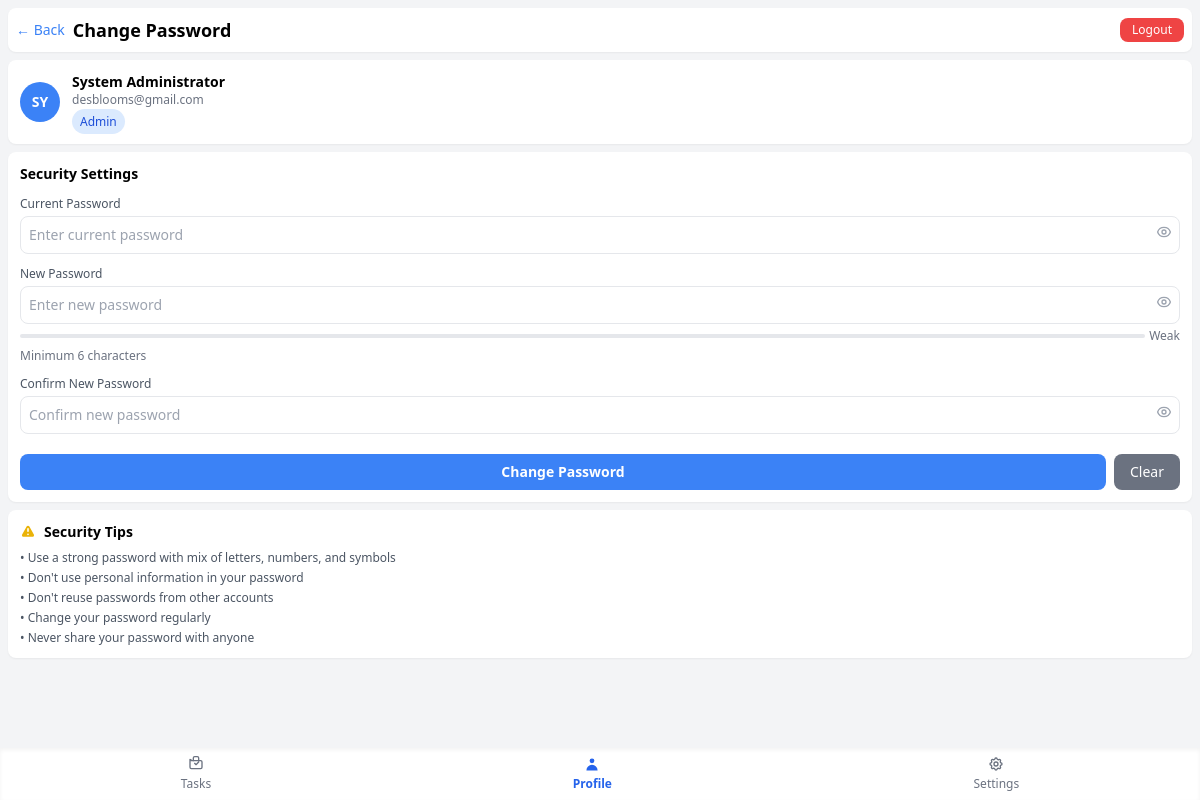
The page /change-password.php (signed in) on the database its author committed.
### tables this page shows
CREATE TABLE users (
    id INT PRIMARY KEY AUTO_INCREMENT,
    name VARCHAR(100) NOT NULL,
    email VARCHAR(150) UNIQUE NOT NULL,
    password VARCHAR(255) NOT NULL,
    role ENUM('admin','user') DEFAULT 'user',
    avatar VARCHAR(255) NULL,
    phone VARCHAR(20) NULL,
    department VARCHAR(100) NULL,
    is_active BOOLEAN DEFAULT TRUE,
    last_login TIMESTAMP NULL,
    failed_attempts INT DEFAULT 0,
    locked_until TIMESTAMP NULL,
    force_password_change BOOLEAN DEFAULT FALSE,
    created_at TIMESTAMP DEFAULT CURRENT_TIMESTAMP,
    updated_at TIMESTAMP DEFAULT CURRENT_TIMESTAMP ON UPDATE CURRENT_TIMESTAMP,
    
    INDEX idx_email (email),
    INDEX idx_role (role),
    INDEX idx_active (is_active)
);

### change-password.php (the view, shortened to what this page needs)
<?php
require_once 'includes/db.php';
$stmt = $pdo->prepare("SELECT name, email FROM users WHERE id = ?");
$stmt->execute([$_SESSION['user_id']]);
$userInfo = $stmt->fetch();
?>
<!DOCTYPE html>
<html lang="en">
<head>
    <script src="https://cdn.tailwindcss.com"></script>
</head>
<body class="bg-gray-100 min-h-screen pb-16">
    <div class="p-2">
        <header class="flex justify-between items-center py-2 px-2 bg-white rounded-lg shadow-sm mb-2">
            <div class="flex items-center gap-2">
                <a href="<?= $_SESSION['role'] === 'admin' ? 'admin-dashboard.php' : 'index.php' ?>"
                   class="text-blue-500 text-sm">← Back</a>
                <h1 class="text-lg font-bold">Change Password</h1>
            </div>
            <a href="?logout=1" class="bg-red-500 text-white px-3 py-1 rounded-lg text-xs">Logout</a>
        </header>
        <div class="bg-white p-3 rounded-lg shadow-sm mb-2">
            <div class="flex items-center gap-3">
                <div class="w-10 h-10 bg-blue-500 rounded-full flex items-center justify-center">
                    <span class="text-white font-semibold text-sm"><?= strtoupper(substr($userInfo['name'], 0, 2)) ?></span>
                </div>
                <div>
                    <p class="text-sm font-semibold"><?= htmlspecialchars($userInfo['name']) ?></p>
                    <p class="text-xs text-gray-500"><?= htmlspecialchars($userInfo['email']) ?></p>
                    <span class="px-2 py-1 text-xs rounded-full bg-blue-100 text-blue-700"><?= ucfirst($_SESSION['role']) ?></span>
                </div>
            </div>
        </div>
        <div class="bg-white p-3 rounded-lg shadow-sm mb-2">
            <h3 class="text-sm font-semibold mb-3">Security Settings</h3>
            <form method="POST" class="space-y-3" id="passwordForm">
                <div>
                    <label class="text-xs text-gray-600 block mb-1">Current Password</label>
                    <div class="relative">
                        <input type="password" name="current_password" id="currentPassword" required
                               class="w-full p-2 text-sm border rounded-lg focus:outline-none focus:ring-2 focus:ring-blue-500 pr-10"
                               placeholder="Enter current password">
                        <button type="button" onclick="togglePassword('currentPassword')"
                                class="absolute right-2 top-2 text-gray-400 hover:text-gray-600">
                        </button>
                    </div>
                </div>
                <div>
                    <label class="text-xs text-gray-600 block mb-1">New Password</label>
                    <div class="relative">
                        <input type="password" name="new_password" id="newPassword" required
                               class="w-full p-2 text-sm border rounded-lg focus:outline-none focus:ring-2 focus:ring-blue-500 pr-10"
                               placeholder="Enter new password" minlength="6">
                        <button type="button" onclick="togglePassword('newPassword')"
                                class="absolute right-2 top-2 text-gray-400 hover:text-gray-600">
                        </button>
                    </div>
                    <div class="mt-1">
                        <div class="flex items-center gap-1">
                            <div id="strengthBar" class="flex-1 h-1 bg-gray-200 rounded-full overflow-hidden">
                                <div id="strengthFill" class="h-full transition-all duration-300"></div>
                            </div>
                            <span id="strengthText" class="text-xs text-gray-500">Weak</span>
                        </div>
                        <p class="text-xs text-gray-500 mt-1">Minimum 6 characters</p>
                    </div>
                </div>
                <div>
                    <label class="text-xs text-gray-600 block mb-1">Confirm New Password</label>
                    <div class="relative">
                        <input type="password" name="confirm_password" id="confirmPassword" required
                               class="w-full p-2 text-sm border rounded-lg focus:outline-none focus:ring-2 focus:ring-blue-500 pr-10"
                               placeholder="Confirm new password">
                        <button type="button" onclick="togglePassword('confirmPassword')"
                                class="absolute right-2 top-2 text-gray-400 hover:text-gray-600">
                        </button>
                    </div>
                </div>
                <div class="flex gap-2 pt-2">
                    <button type="submit"
                            class="flex-1 bg-blue-500 text-white p-2 rounded-lg text-sm font-semibold hover:bg-blue-600 disabled:opacity-50 disabled:cursor-not-allowed"
                            id="submitBtn">
                        Change Password
                    </button>
                    <button type="button" onclick="clearForm()"
                            class="px-4 bg-gray-500 text-white p-2 rounded-lg text-sm hover:bg-gray-600">
                        Clear
                    </button>
                </div>
            </form>
        </div>
        <div class="bg-white p-3 rounded-lg shadow-sm">
            <h3 class="text-sm font-semibold mb-2 flex items-center gap-2">
                Security Tips
            </h3>
            <ul class="text-xs text-gray-600 space-y-1">
                <li>• Use a strong password with mix of letters, numbers, and symbols</li>
                <li>• Don't use personal information in your password</li>
                <li>• Don't reuse passwords from other accounts</li>
                <li>• Change your password regularly</li>
                <li>• Never share your password with anyone</li>
            </ul>
        </div>
    </div>
    <footer class="fixed bottom-0 left-0 right-0 bg-white shadow-inner flex justify-around py-2">
        <a href="<?= $_SESSION['role'] === 'admin' ? 'admin-dashboard.php' : 'index.php' ?>"
           class="text-xs text-gray-500 flex flex-col items-center">
            Tasks
        </a>
        <a href="profile.php" class="text-xs text-blue-600 font-semibold flex flex-col items-center">
            <svg class="w-4 h-4 mb-1" fill="currentColor" viewBox="0 0 20 20">
                <path fill-rule="evenodd" d="M10 9a3 3 0 100-6 3 3 0 000 6zm-7 9a7 7 0 1114 0H3z" clip-rule="evenodd"></path>
            </svg>
            Profile
        </a>
        <a href="settings.php" class="text-xs text-gray-500 flex flex-col items-center">
            Settings
        </a>
    </footer>
</body>
</html>

### rows shown on the page
users: name "SY", name "System Administrator", email "desblooms@gmail.com"

### other values the page prints
$_SESSION['role'] "Admin"
